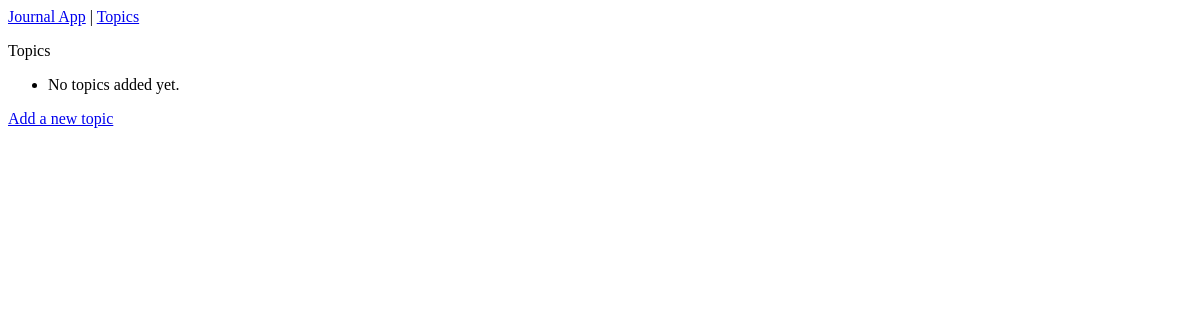
The app's page /topics/, older data.
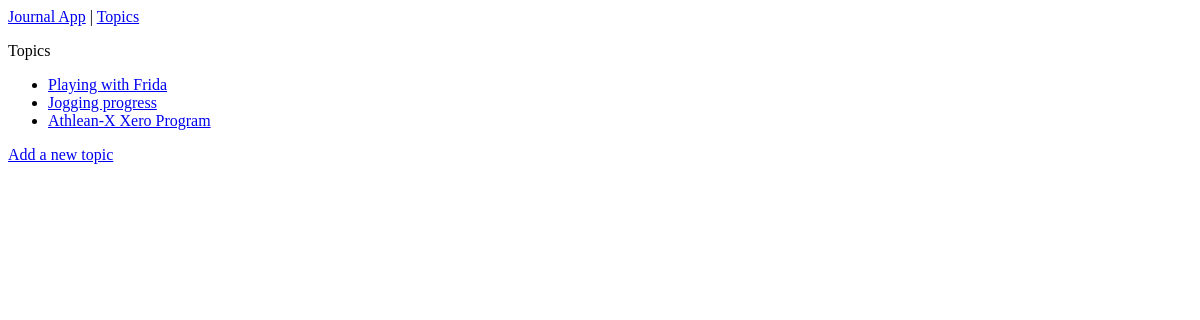
The same page, newer data.
### journal_entries/models.py (models this page shows)
class Topic(models.Model):
    text = models.CharField(max_length=200)
    date_added = models.DateTimeField(auto_now_add=True)
    def __str__(self):
        return self.text

### journal_entries/views.py (the view)
# urls.py: path('topics/', views.topics, name='topics'),
def topics(request):
    topics = Topic.objects.order_by('date_added')
    context = {'topics': topics}
    return render(request, 'journal_entries/topics.html', context)

### journal_entries/templates/journal_entries/topics.html
{% extends "journal_entries/base.html" %}
{% block content %}
<p> Topics </p>
<ul>
  {% for topic in topics %}
    <li>
      <a href="{% url 'journal_entries:topic' topic.id %}">{{ topic }}</a>
    </li>
  {% empty %}
    <li>No topics added yet.</li>
  {% endfor %}
</ul>
<a href="{% url 'journal_entries:new_topic' %}">Add a new topic</a>
{% endblock content %}

Row changes from the older to the newer data that the page shows:
added Topic: text "Playing with Frida"
added Topic: text "Jogging progress"
added Topic: text "Athlean-X Xero Program"
Text that changed along with them:
text no longer shown: "No topics added yet."
